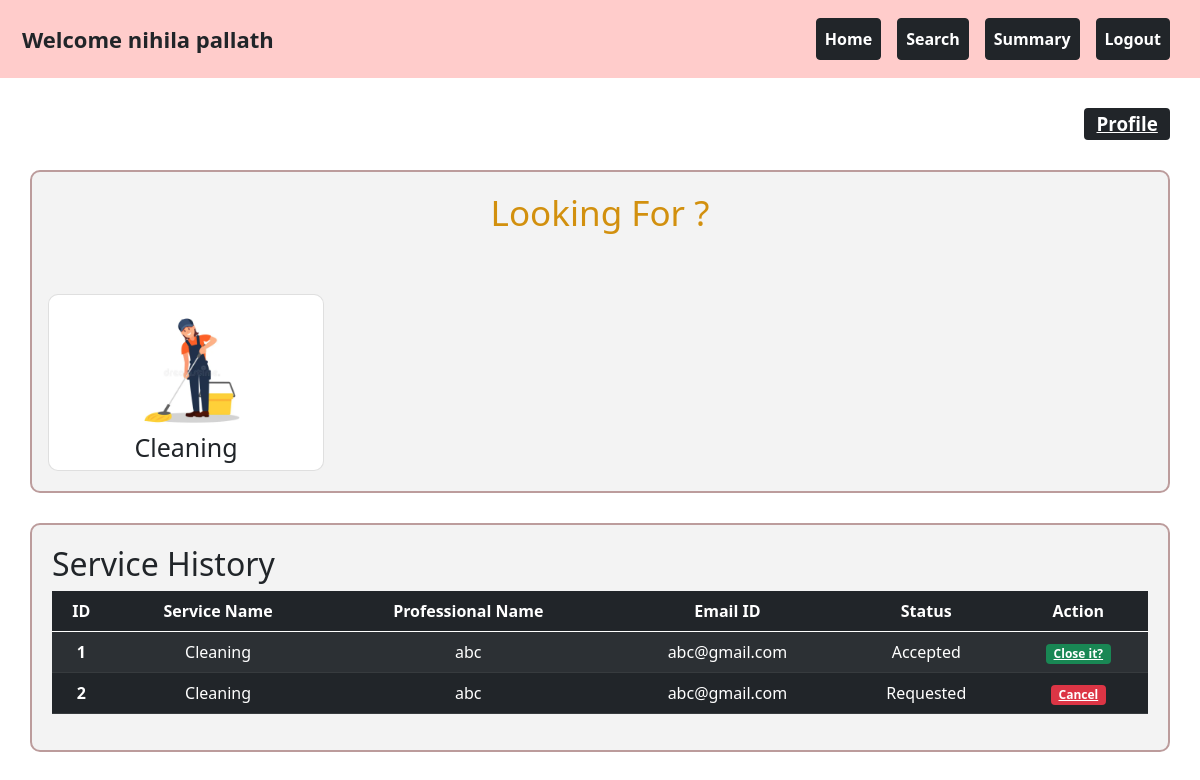
The page /customer_dashboard/1 on the database its author committed.
### backend/models.py (models this page shows)
class Customer_Info(db.Model):
    __tablename__="customer_info"
    id=db.Column(db.Integer,primary_key=True)
    email_id=db.Column(db.String,unique=True,nullable=False)
    password=db.Column(db.String,nullable=False)
    full_name=db.Column(db.String,nullable=False)
    phone_number=db.Column(db.Integer,nullable=False)
    role=db.Column(db.Integer,default=1) #for customer its 1 . for admin its 0
    address=db.Column(db.String,nullable=False)
    pin_code=db.Column(db.Integer,nullable=False)
    blocked_status=db.Column(db.Integer,default=0) #not blocked=0, 1-blocked
    service_requests=db.relationship("Service_Request",cascade="all,delete",backref="customer_info",lazy=True)

class Service(db.Model):
    __tablename__="service"
    id=db.Column(db.Integer,primary_key=True)
    name=db.Column(db.String,nullable=False)
    basic_price=db.Column(db.Integer,nullable=False)
    Description=db.Column(db.String,nullable=False)
    professionals=db.relationship("Professional_Info",cascade="all,delete",backref="service",lazy=True)
    service_requests=db.relationship("Service_Request",cascade="all,delete",backref="service",lazy=True)

class Service_Request(db.Model):
    __tablename__="service_request"
    id=db.Column(db.Integer,primary_key=True)
    service_id=db.Column(db.Integer,db.ForeignKey("service.id"),nullable=False)
    customer_id=db.Column(db.Integer,db.ForeignKey("customer_info.id"),nullable=False)
    professional_id=db.Column(db.Integer,db.ForeignKey("professional_info.id"),nullable=False)
    date_of_request=db.Column(db.DateTime, default=datetime.now)
    service_status=db.Column(db.Integer,default=0) # requested from cust=>0 ACCEPTED by prof=>1 reject by prof =>2 CLOSED by cust=>3
    remarks=db.Column(db.String,nullable=True)

class Professional_Info(db.Model):
    __tablename__="professional_info"
    id=db.Column(db.Integer,primary_key=True)
    email_id=db.Column(db.String,unique=True,nullable=False)
    password=db.Column(db.String,nullable=False)
    full_name=db.Column(db.String,nullable=False)
    experience=db.Column(db.Integer,nullable=False)
    proof_doc=db.Column(db.String,nullable=False)
    address=db.Column(db.String,nullable=False)
    pin_code=db.Column(db.Integer,nullable=False)
    service_id=db.Column(db.Integer,db.ForeignKey("service.id"))
    rating=db.Column(db.Integer,default=0)
    price=db.Column(db.Integer,nullable=True)
    profile_status=db.Column(db.Integer,default=0) #not accepted yet=0 ,accepted=1
    blocked_status=db.Column(db.Integer,default=0) #not blocked=0, 1-blocked
    service_requests=db.relationship("Service_Request",cascade="all,delete",backref="professional_info",lazy=True)

### backend/controller.py (the view)
@app.route("/customer_dashboard/<int:cust_id>",methods=["GET","POST"])
def customer_dashboard(cust_id):
    cust_obj=Customer_Info.query.get(cust_id)
    serv_req=Service_Request.query.filter_by(customer_id=cust_id).all()
    service_obj=Service.query.all()
    service_dict={service.id:service for service in Service.query.all()}
    prof_dict={prof.id:prof for prof in Professional_Info.query.all()}
    return render_template("customer_dashboard.html",prof_dict=prof_dict,serv_dict=service_dict,serv_req=serv_req,cust_obj=cust_obj,serv_obj=service_obj)

### templates/customer_dashboard.html (shortened to what this page needs)
<!DOCTYPE html>
<html lang="en">
    <head>
        <link rel="stylesheet" href="/static\styles\style.css">
        <link rel="stylesheet" href="/static\styles\dropdown.css">
        <link href="https://cdn.jsdelivr.net/npm/bootstrap@5.0.2/dist/css/bootstrap.min.css" rel="stylesheet">
    </head>
    <body>
        <div class="container-fluid" style="background-color: #ffcccb; padding: 10px;">
            <nav class="navbar navbar-expand-lg navbar-light w-100">
                <div class="container-fluid">
                    <div style="font-size: 22px;"><strong>Welcome {{cust_obj.full_name}}</strong></div>
                    <div class="collapse navbar-collapse justify-content-end" id="navbarNav">
                        <ul class="navbar-nav">
                            <li class="nav-item">
                                <a class="nav-link btn btn-dark mx-2 text-white fw-bold" href="#home">Home</a>
                            </li>
                            <li class="nav-item">
                                <a class="nav-link btn btn-dark mx-2 text-white fw-bold" href="{{url_for('search_tab_admin')}}">Search</a>
                            </li>
                            <li class="nav-item">
                                <a class="nav-link btn btn-dark mx-2 text-white fw-bold" href="#summary">Summary</a>
                            </li>
                            <li class="nav-item">
                                <a class="nav-link btn btn-dark mx-2 text-white fw-bold" href="/">Logout</a>
                            </li>
                        </ul>
                    </div>
                </div>
            </nav>
        </div>
        <div id="home" class="content-section">
            <div style="display: flex; justify-content: right;margin-top: 30px;font-size: 25px;margin-right: 30px;">
                <a href="professional_profile.html" class="badge bg-dark">Profile</a>
            </div>
            <div class="container-box" style="width: auto;">
                <h2 style="text-align: center;color: #d2900e;font-size: 35px;">Looking For ?</h2>
                <div class="row row-cols-1 row-cols-md-4 g-2">
                    {% for serv in serv_obj %}
                    <a href="{{url_for('best_service',serv_id=serv.id,cust_id=cust_obj.id)}}" class="card" style="border-radius: 10px;margin-top: 60px;background-color: rgb(255, 255, 255);">
                        <img src="/static\{{serv.name}}.png" style="margin-top: 20px;" alt="Card Image">
                        <div class="card-content">
                            <h2 class="card-title">{{serv.name}}</h2>
                        </div>
                    </a>
                    {% endfor %}
                </div>
            </div>
            <div class="container-box">
                <h2>Service History</h2>
                <table class="table table-dark table-striped" style="text-align: center;">
                    <thead>
                        <tr>
                            <th scope="col">ID</th>
                            <th scope="col">Service Name</th>
                            <th scope="col">Professional Name</th>
                            <th scope="col">Email ID</th>
                            <th scope="col" >Status</th>
                            <th scope="col" >Action</th>
                        </tr>
                    </thead>
                    <tbody>
                        {% if serv_req != 0 %}
                            {% for req in serv_req %}
                            <tr>
                                <th scope="col">{{req.id}}</th>
                                <td>{{serv_dict[req.service_id].name}}</td>
                                <td>{{prof_dict[req.professional_id].full_name}}</td>
                                <td>{{prof_dict[req.professional_id].email_id}}</td>
                                <td>
                                    {% if req.service_status == 0 %}
                                    Requested
                                    {% elif req.service_status == 1 %}
                                    Accepted
                                    {% elif req.service_status == 2 %}
                                    Rejected
                                    {% else %}
                                    Closed
                                    {% endif %}
                                </td>
                                <td>
                                    {% if req.service_status == 0 %}
                                    <a href="{{url_for('cancel_req',req_id=req.id)}}" name="close" class="badge bg-danger">Cancel</button>
                                    {% elif  req.service_status == 1 %}
                                    <a href="{{url_for('closing_req',req_id=req.id)}}" name="close" class="badge bg-success">Close it? </button>
                                    {% endif %}
                                </td>
                            </tr>
                            {% endfor %}
                        {% endif %}
                    </tbody>
                </table>
            </div>
        </div>
    </body>
</html>

### static/styles/style.css (style rules this page uses)
.card { text-align: center; transition: transform 0.2s; text-decoration: none; color: inherit; }
.card img { margin-left: 28%; width: 50%; height: auto; }
.card-title { font-size: 25px; margin-bottom: 5px; }
.container-box { padding: 20px; background-color: #f3f3f3; border: 2px solid #bc9c9c; border-radius: 10px; margin-top: 30px; margin-left: 30px; margin-right: 30px; margin-bottom: 30px; }
.content-section { display: none; }
body:not(:has(:target)) #home { display: block; }

### rows shown on the page
Customer_Info: full_name "nihila pallath"
Service: name (picture), name "Cleaning"
Service_Request: id "1", service_status "Accepted"
Professional_Info: full_name "abc", email "abc@gmail.com"
Service_Request: id "2", service_status "Requested"
